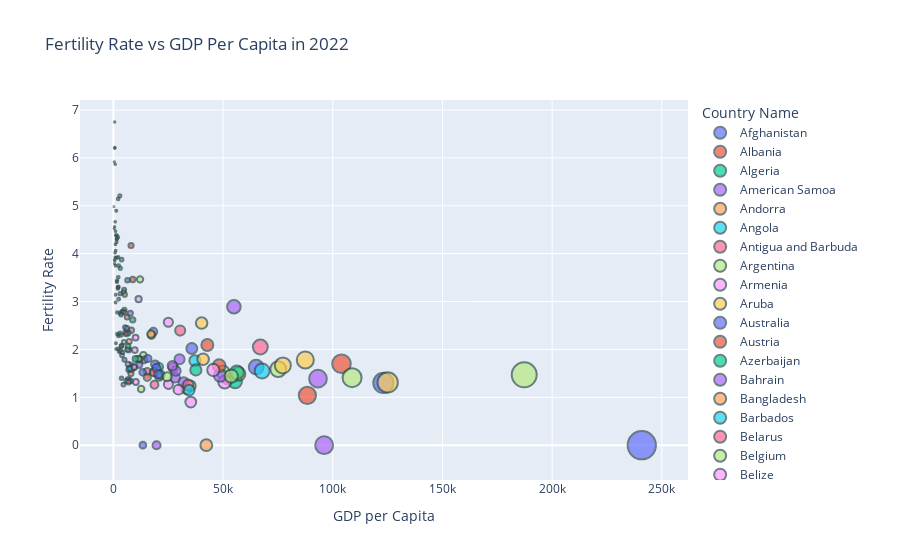

Source (notebook cell):
### Code cell
# Scatter plot for Fertility vs GDP with color by region (replace with 'region' if available)
fig = px.scatter(df_2022, x='GDP', y='Fertility Rate', 
                 color='Country Name',  # Replace with 'region' if available
                 size='GDP',           # Bubble size
                 hover_name='Country Name',
                 labels={'GDP':'GDP per Capita', 'fertility_rate':'Fertility Rate'},
                 title="Fertility Rate vs GDP Per Capita in 2022")

fig.update_traces(marker=dict(line=dict(width=2, color='DarkSlateGrey')),
                 selector=dict(mode='markers'))

# Display the plot
fig.show()
